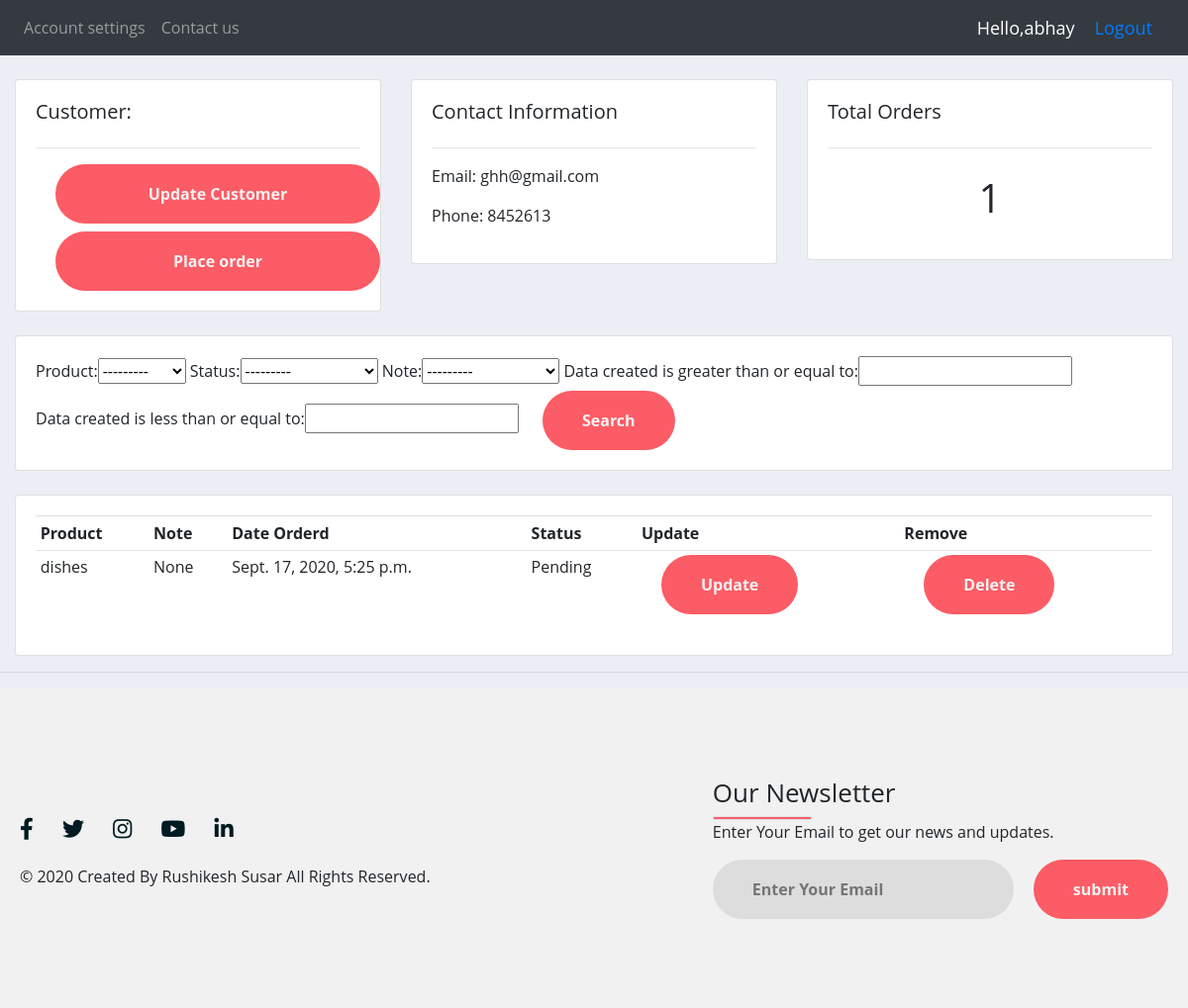
Screenshot of /customer/1/ (signed in) with the database file from the repository.
### accounts/models.py (models this page shows, shortened)
class Customers(models.Model):
    user = models.OneToOneField(User,null= True, on_delete =models.CASCADE)
    name = models.CharField(max_length=200, null=True)
    phone = models.CharField(max_length=200, null=True)
    email = models.CharField(max_length=200, null=True)
    profile_pic = models.ImageField(default="profile1.png", null=True, blank=True)
    data_created = models.DateTimeField(auto_now_add=True, null=True)

class Order(models.Model):
    STATUS = (
        ('Pending', 'Pending'),
        ('Out for delivery', 'Out for delivery'),
        ('Delivered', 'Delivered'),
    )
    customer = models.ForeignKey(Customers, null=True, on_delete= models.SET_NULL)
    product = models.ForeignKey(Product, null=True, on_delete= models.SET_NULL)
    data_created = models.DateTimeField(auto_now_add=True, null=True)
    status = models.CharField(max_length=200, null=True, choices = STATUS)
    note = models.CharField(max_length=1000, null=True, choices = STATUS)

class Product(models.Model):
    CATEGORY = (
        ('Indoor','Indoor'),
        ('Out door','Out door'),
    )
    name = models.CharField(max_length=200, null=True)
    price = models.FloatField(null = True)
    category = models.CharField(max_length=200, null=True, choices = CATEGORY)
    description = models.CharField(max_length=200, null=True, blank = True)
    data_created = models.DateTimeField(auto_now_add=True, null=True)
    tags = models.ManyToManyField(Tag)
    def __str__(self):
        return self.name

### accounts/views.py (the view)
# urls.py: path('customer/<str:pk_test>/', views.customer,name='customer'),
@login_required(login_url ='login')
def customer(request, pk_test):
    customer = Customers.objects.get(id = pk_test)
    orders = customer.order_set.all()
    order_count = orders.count()
    myFilter = OrderFilter(request.GET, queryset = orders)
    orders = myFilter.qs
    context ={'customer': customer,'orders':orders,'order_count':order_count,'myFilter' :myFilter}
    return render(request,'accounts/customer.html',context)

### templates/accounts/customer.html
{%  extends 'accounts/main.html' %}
{% block content %}
	<br>
<div class="row">
	<div class="col-md">
		<div class="card card-body">
			<h5>Customer:</h5>
			<hr>
			<a class="btn btn-outline-info  btn-sm btn-block" href="">Update Customer</a>
			<a class="btn btn-outline-info  btn-sm btn-block" href="{% url 'create_order' customer.id %}">Place order</a>
		</div>
	</div>
	<div class="col-md">
		<div class="card card-body">
			<h5>Contact Information</h5>
			<hr>
			<p>Email: {{customer.email}} </p>
			<p>Phone: {{customer.phone}}</p>
		</div>
	</div>
	<div class="col-md">
		<div class="card card-body">
			<h5>Total Orders</h5>
			<hr>
			<h1 style="text-align: center;padding: 10px">{{order_count}}</h1>
		</div>
	</div>
</div>
<br>
<div class="row">
	<div class="col">
		<div class="card card-body">
			<form method="get">
                      {{ myFilter.form }}
		    <button class="btn btn-primary" type="submit">Search</button>
		  </form>
		</div>
	</div>
</div>
<br>
<div class="row">
	<div class="col-md">
		<div class="card card-body">
			<table class="table table-sm">
				<tr>
					<th>Product</th>
					<th>Note</th>
					<th>Date Orderd</th>
					<th>Status</th>
					<th>Update</th>
					<th>Remove</th>
				</tr>
					{% for order in orders %}
					<tr>
						<td>{{order.product}}</td>
						<td>{{order.note}}</td>
						<td>{{order.data_created}}</td>
						<td>{{order.status}}</td>
						<td><a class="btn btn-sm btn-info"href="{% url 'update_order' order.id %}">Update</a></td>
					<td><a class="btn btn-sm btn-danger"href="{% url 'delete_order' order.id %}">Delete</a></td>
					</tr>
					{% endfor %}
			</table>
		</div>
	</div>
</div>
{% endblock %}

### templates/accounts/navbar.html (shortened to what this page needs)
{% load static %}
<nav class="navbar navbar-expand-lg navbar-dark bg-dark">
  <div class="collapse navbar-collapse" id="navbarNav">
    <ul class="navbar-nav">
      <li class="nav-item active">
        {% if request.user.is_staff %}
        <a class="nav-link" href="{% url 'home' %}">Dashboard</a>
      </li>
      <li class="nav-item">
        <a class="nav-link" href="{% url 'products' %}">Products</a>
      </li>
      <li class="nav-item">
        <a class="nav-link" href="{% url 'matplot' %}">Matplotlab charts</a>
      </li>
      <li class="nav-item">
        <a class="nav-link" href="{% url 'account' %}">Account settings</a>
      </li>
      {% else %}
      <li class="nav-item">
        <a class="nav-link" href="{% url 'account' %}">Account settings</a>
      </li>
      {% endif %}
      <li class="nav-item">
        <a class="nav-link" href="{% url 'contactus' %}">Contact us</a>
      </li>
    </ul>
  </div>
  <span class="hello-msg"> Hello,{{request.user}}</span>
  <span class="hello-msg"><a href="{% url 'logout' %}">Logout</a></span>
</nav>

### static/css/main.css (style rules this page uses)
body { background-color: #ebeff5; }

### static/css/footercss.css (style rules this page uses)
body { margin: 0; padding: 0; font-family: "Open Sans",sans-serif; }
.btn { padding: 18px 40px; font-size: 16px; color: #f1f1f1; background: #fc5c65; border: none; font-weight: 700; outline: none; border-radius: 30px; margin-left: 20px; cursor: pointer; transition: opacity .3s linear; }

### templates/accounts/navbar.html (style rules this page uses)
.hello-msg { font-size: 18px; color: #fff; margin-right: 20px ;; }

### rows the page displays
Customers: email "ghh@gmail.com", phone "8452613"
Order: product "dishes", note "None", data_created "Sept. 17, 2020, 5:25 p.m.", status "Pending"

### other values shown
{{ request.user }} "abhay"
{{ order_count }} "1"
